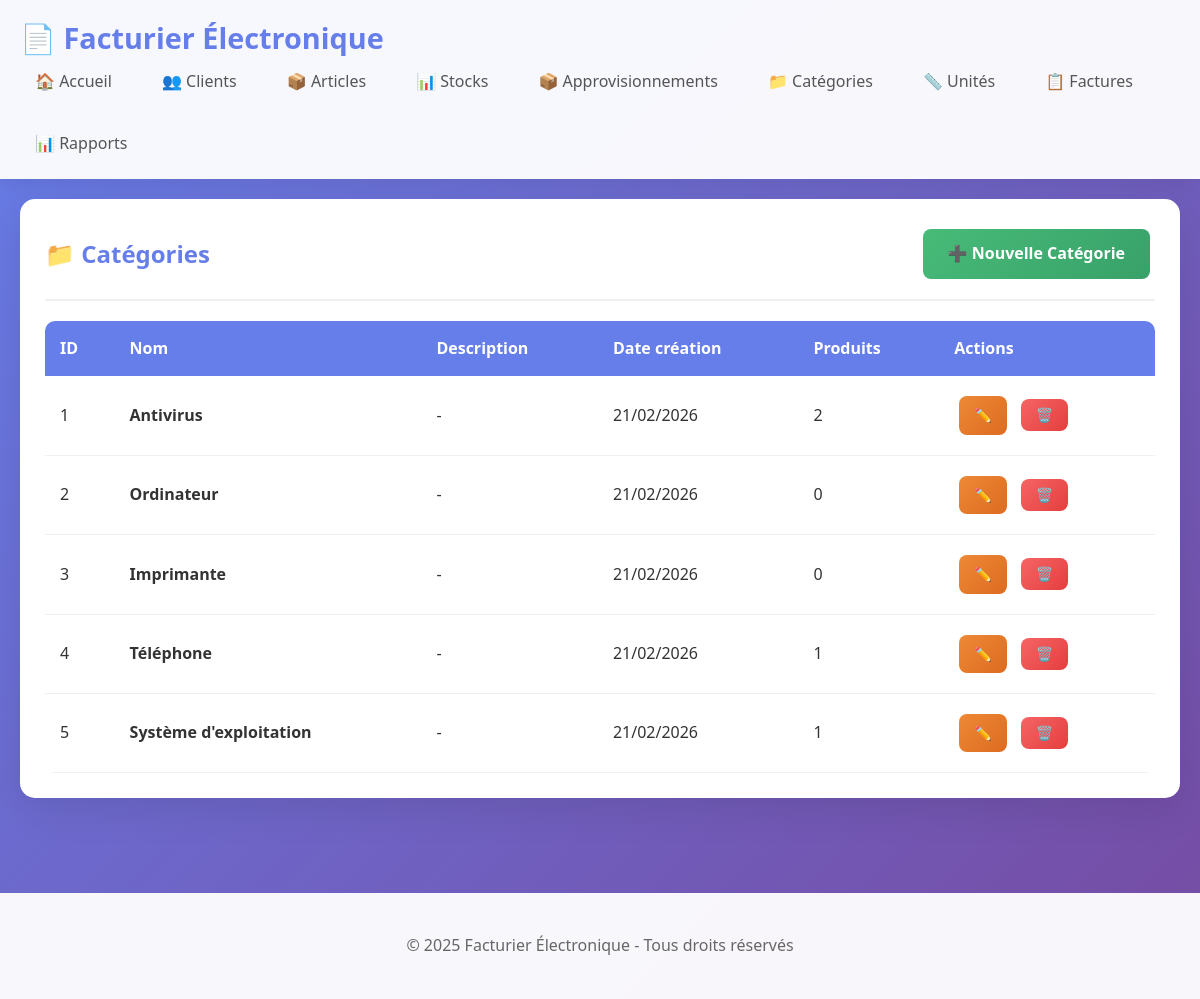
The page /categories on the database its author committed.
### models.py (models this page shows, shortened)
class Categorie(db.Model):
    __tablename__ = 'categories'
    id = db.Column(db.Integer, primary_key=True)
    nom = db.Column(db.String(100), unique=True, nullable=False)
    description = db.Column(db.String(200))
    date_creation = db.Column(db.DateTime, default=datetime.utcnow)

### app.py (the view)
@app.route('/categories')
def categories_list():
    categories = Categorie.query.all()
    return render_template('categories_list.html', categories=categories)

### templates/categories_list.html
{% extends "base.html" %}
{% block content %}
<div class="card">
    <div class="card-header">
        <h2>📁 Catégories</h2>
        <a href="{{ url_for('categorie_new') }}" class="btn btn-success">➕ Nouvelle Catégorie</a>
    </div>
    <div class="table-responsive">
        <table>
            <thead>
                <tr>
                    <th>ID</th>
                    <th>Nom</th>
                    <th>Description</th>
                    <th>Date création</th>
                    <th>Produits</th>
                    <th>Actions</th>
                </tr>
            </thead>
            <tbody>
                {% for cat in categories %}
                <tr>
                    <td>{{ cat.id }}</td>
                    <td><strong>{{ cat.nom }}</strong></td>
                    <td>{{ cat.description or '-' }}</td>
                    <td>{{ cat.date_creation.strftime('%d/%m/%Y') if cat.date_creation else '-' }}</td>
                    <td>{{ cat.produits|length }}</td>
                    <td>
                        <a href="{{ url_for('categorie_edit', id=cat.id) }}" class="btn btn-warning btn-sm">✏️</a>
                        <form method="post" action="{{ url_for('categorie_delete', id=cat.id) }}" style="display: inline;" onsubmit="return confirm('Supprimer cette catégorie ?');">
                            <button type="submit" class="btn btn-danger btn-sm">🗑️</button>
                        </form>
                    </td>
                </tr>
                {% endfor %}
            </tbody>
        </table>
    </div>
</div>
{% endblock %}

### static/style.css (style rules this page uses)
* { margin: 0; padding: 0; box-sizing: border-box; }
body { font-family: 'Segoe UI', Tahoma, Geneva, Verdana, sans-serif; line-height: 1.6; color: #333; background: linear-gradient(135deg, #667eea 0%, #764ba2 100%); min-height: 100vh; }
a { text-decoration: none; color: #667eea; }
.card { background: white; border-radius: 15px; padding: 25px; margin-bottom: 25px; box-shadow: 0 10px 40px rgba(0,0,0,0.1); transition: transform 0.3s; }
.card-header { display: flex; justify-content: space-between; align-items: center; flex-wrap: wrap; margin-bottom: 20px; padding-bottom: 15px; border-bottom: 2px solid #f0f0f0; }
.card-header h2 { color: #667eea; font-size: 1.5rem; }
.table-responsive { overflow-x: auto; border-radius: 10px; }
table { width: 100%; border-collapse: collapse; background: white; }
th { background: #667eea; color: white; font-weight: 600; padding: 15px; text-align: left; }
td { padding: 15px; border-bottom: 1px solid #f0f0f0; }
.btn { display: inline-block; padding: 12px 25px; border: none; border-radius: 8px; font-size: 16px; font-weight: 600; cursor: pointer; transition: all 0.3s; margin: 5px; text-align: center; min-width: 120px; }
.btn-success { background: linear-gradient(135deg, #48bb78 0%, #38a169 100%); color: white; }
.btn-danger { background: linear-gradient(135deg, #f56565 0%, #e53e3e 100%); color: white; }
.btn-warning { background: linear-gradient(135deg, #ed8936 0%, #dd6b20 100%); color: white; }
.btn-sm { padding: 8px 15px; font-size: 14px; min-width: auto; }

### rows shown on the page
Categorie: id "1", nom "Antivirus", description "-", date_creation "21/02/2026", produits|length "2"
Categorie: id "2", nom "Ordinateur", description "-", date_creation "21/02/2026", produits|length "0"
Categorie: id "3", nom "Imprimante", description "-", date_creation "21/02/2026", produits|length "0"
Categorie: id "4", nom "Téléphone", description "-", date_creation "21/02/2026", produits|length "1"
Categorie: id "5", nom "Système d'exploitation", description "-", date_creation "21/02/2026", produits|length "1"
